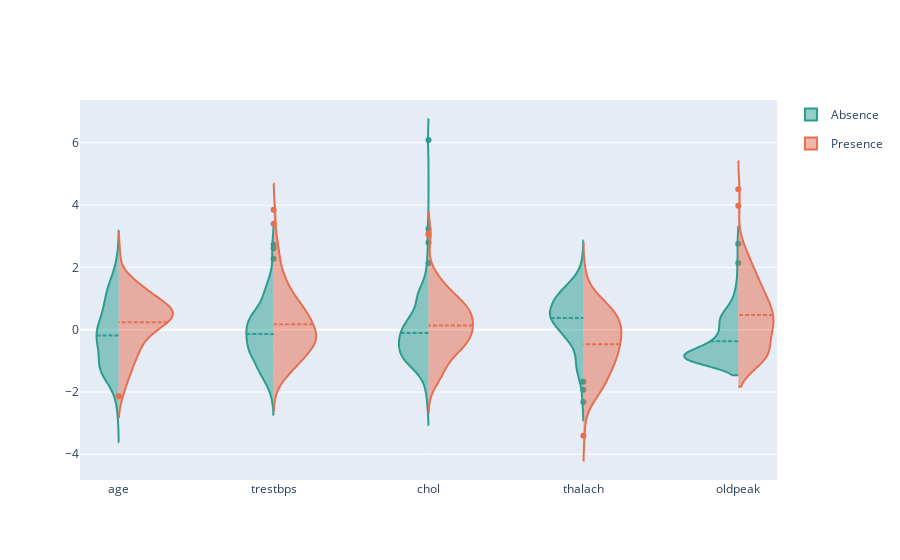

Here is the notebook cell this chart was saved with:
### Markdown cell above
## Violin Plot

Violin plot  is another way to observe the distribution of numerical data. They are similar to box plots, but they can show us the probability density of the data, instead of splitting it arbitrarily into quartiles.

### Code cell
fig = go.Figure()

fig.add_trace(go.Violin(x=melted_data["features"][melted_data['label'] == 'Absence'],
                        y=melted_data["value"][melted_data['label'] == 'Absence'],
                        legendgroup='Absence', scalegroup='Yes', name='Absence',
                        side='negative',
                        line_color="#2A9D8F")
             )
fig.add_trace(go.Violin(x=melted_data["features"][melted_data['label'] == "Presence"],
                        y=melted_data["value"][melted_data['label'] == "Presence"],
                        legendgroup='Presence', scalegroup='No', name='Presence',
                        side='positive',
                        line_color="#E76F51")
             )
fig.update_traces(meanline_visible=True)
fig.update_layout(violingap=0, violinmode='overlay')
fig.show()

### Figure 1 — Plotly figure (JSON) as saved in the notebook; plotly's stock layout.template omitted (floating-point values rounded to 4 significant figures; data arrays with more than 128 entries replaced by an {"elided": "..."} marker saying what was removed)
{"data": [{"legendgroup": "Absence", "line": {"color": "#2A9D8F"}, "meanline": {"visible": true}, "name": "Absence", "scalegroup": "Yes", "side": "negative", "type": "violin", "x": {"elided": "750 str values"}, "y": {"elided": "750 float values"}}, {"legendgroup": "Presence", "line": {"color": "#E76F51"}, "meanline": {"visible": true}, "name": "Presence", "scalegroup": "No", "side": "positive", "type": "violin", "x": {"elided": "600 str values"}, "y": {"elided": "600 float values"}}], "layout": {"violingap": 0, "violinmode": "overlay"}}
